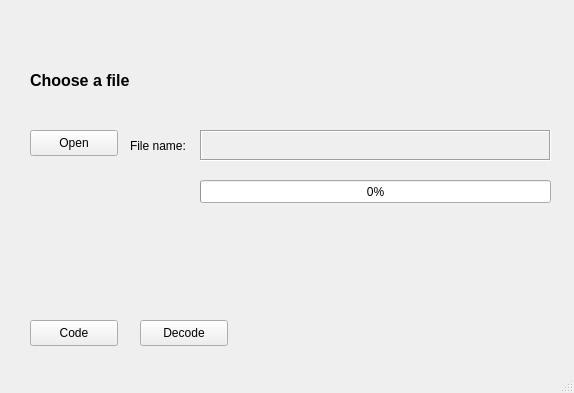
<?xml version="1.0" encoding="UTF-8"?>
<ui version="4.0">
 <class>MainWindow</class>
 <widget class="QMainWindow" name="MainWindow">
  <property name="geometry">
   <rect>
    <x>0</x>
    <y>0</y>
    <width>574</width>
    <height>393</height>
   </rect>
  </property>
  <property name="minimumSize">
   <size>
    <width>574</width>
    <height>393</height>
   </size>
  </property>
  <property name="windowTitle">
   <string>Huffman Compression</string>
  </property>
  <widget class="QWidget" name="centralwidget">
   <property name="autoFillBackground">
    <bool>false</bool>
   </property>
   <widget class="QPushButton" name="openFileButton">
    <property name="geometry">
     <rect>
      <x>30</x>
      <y>130</y>
      <width>88</width>
      <height>26</height>
     </rect>
    </property>
    <property name="text">
     <string>Open</string>
    </property>
   </widget>
   <widget class="QLabel" name="label">
    <property name="geometry">
     <rect>
      <x>30</x>
      <y>60</y>
      <width>281</width>
      <height>41</height>
     </rect>
    </property>
    <property name="contextMenuPolicy">
     <enum>Qt::ActionsContextMenu</enum>
    </property>
    <property name="text">
     <string>&lt;html&gt;&lt;head/&gt;&lt;body&gt;&lt;p&gt;&lt;span style=&quot; font-size:12pt; font-weight:700;&quot;&gt;Choose a file&lt;/span&gt;&lt;/p&gt;&lt;/body&gt;&lt;/html&gt;</string>
    </property>
   </widget>
   <widget class="QLabel" name="DirectoryPath">
    <property name="geometry">
     <rect>
      <x>200</x>
      <y>130</y>
      <width>351</width>
      <height>31</height>
     </rect>
    </property>
    <property name="whatsThis">
     <string>&lt;html&gt;&lt;head/&gt;&lt;body&gt;&lt;p&gt;&lt;br/&gt;&lt;/p&gt;&lt;/body&gt;&lt;/html&gt;</string>
    </property>
    <property name="frameShape">
     <enum>QFrame::Box</enum>
    </property>
    <property name="frameShadow">
     <enum>QFrame::Sunken</enum>
    </property>
    <property name="lineWidth">
     <number>1</number>
    </property>
    <property name="midLineWidth">
     <number>0</number>
    </property>
    <property name="text">
     <string>&lt;html&gt;&lt;head/&gt;&lt;body&gt;&lt;p&gt;&lt;br/&gt;&lt;/p&gt;&lt;/body&gt;&lt;/html&gt;</string>
    </property>
   </widget>
   <widget class="QPushButton" name="coding">
    <property name="geometry">
     <rect>
      <x>30</x>
      <y>320</y>
      <width>88</width>
      <height>26</height>
     </rect>
    </property>
    <property name="text">
     <string>Code</string>
    </property>
   </widget>
   <widget class="QPushButton" name="decoding">
    <property name="geometry">
     <rect>
      <x>140</x>
      <y>320</y>
      <width>88</width>
      <height>26</height>
     </rect>
    </property>
    <property name="text">
     <string>Decode</string>
    </property>
   </widget>
   <widget class="QLabel" name="label_2">
    <property name="geometry">
     <rect>
      <x>130</x>
      <y>130</y>
      <width>81</width>
      <height>31</height>
     </rect>
    </property>
    <property name="text">
     <string>File name:</string>
    </property>
   </widget>
   <widget class="QProgressBar" name="progressBar">
    <property name="geometry">
     <rect>
      <x>200</x>
      <y>180</y>
      <width>351</width>
      <height>23</height>
     </rect>
    </property>
    <property name="contextMenuPolicy">
     <enum>Qt::NoContextMenu</enum>
    </property>
    <property name="value">
     <number>0</number>
    </property>
   </widget>
   <zorder>openFileButton</zorder>
   <zorder>label</zorder>
   <zorder>coding</zorder>
   <zorder>decoding</zorder>
   <zorder>label_2</zorder>
   <zorder>DirectoryPath</zorder>
   <zorder>progressBar</zorder>
  </widget>
  <widget class="QMenuBar" name="menubar">
   <property name="geometry">
    <rect>
     <x>0</x>
     <y>0</y>
     <width>574</width>
     <height>23</height>
    </rect>
   </property>
  </widget>
  <widget class="QStatusBar" name="statusbar"/>
 </widget>
 <resources/>
 <connections/>
</ui>
